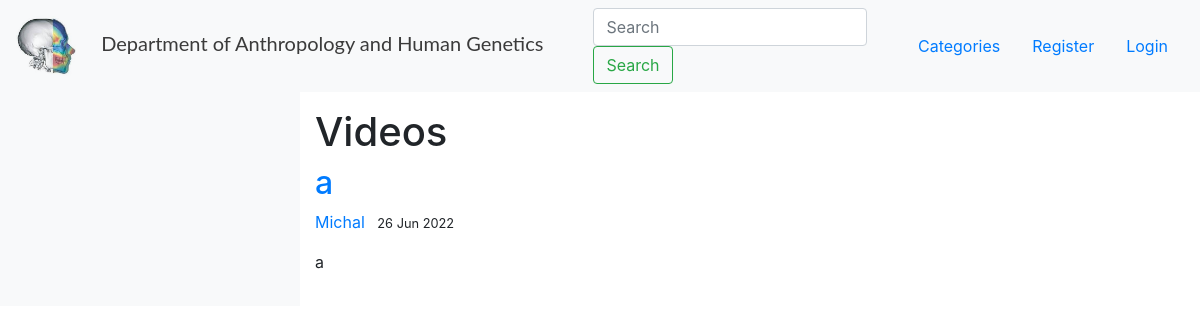
Before: /category/Videos/ with the older database file.
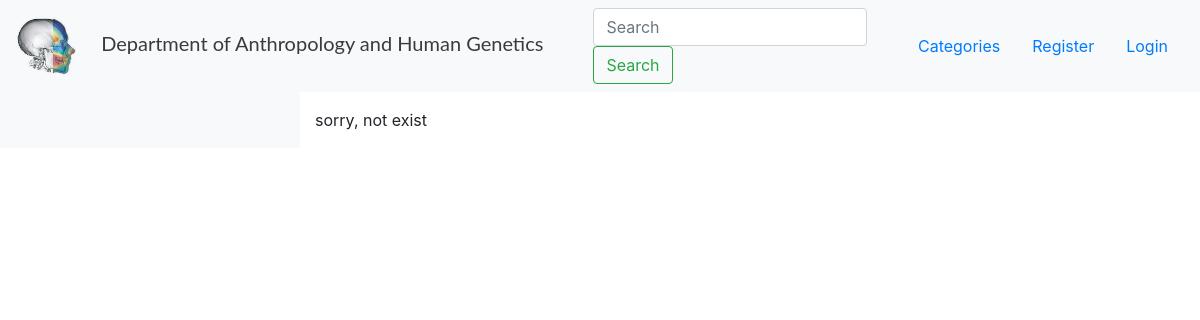
After: the same page with the newer database file.
### blog/models.py (models this page shows, shortened)
class Post(models.Model):
    title = models.CharField(max_length=200, unique=True)
    slug = models.SlugField(max_length=200, unique=True)
    author = models.ForeignKey(User, on_delete= models.CASCADE)
    updated_on = models.DateTimeField(auto_now= True)
    content = RichTextField(blank=True, null=True)
    created_on = models.DateTimeField(auto_now_add=True)
    status = models.IntegerField(choices=STATUS, default=1)
    article_image = models.ImageField(null = True, blank = True, upload_to = "images/")
    thumbnail_image = models.ImageField(null = True, blank = True, upload_to = "images/")
    category = models.CharField(max_length=255, default="News")
    likes = models.ManyToManyField(User, related_name='blog_posts')
    class Meta:
        ordering = ['-created_on']

### blog/views.py (the view)
# urls.py: path('category/<str:cats>/', views.CategoryView, name='category'),
def CategoryView(request, cats):
    category_posts = Post.objects.filter(category=cats, status=1)
    return render(request, 'blog/categories.html', {'cats':cats, 'category_posts':category_posts})

### blog/templates/blog/categories.html (shortened to what this page needs)
{% extends "blog/base.html" %}
{% load static %}
{% block content %}
    {% if category_posts %}
        <h1>{{ cats }}</h1>
        {% for post in category_posts %}
            <article class="media content-section">
                <div class="media-body">
                    <div class="article-metadata">
                        <h2><a class="article-title" href="{% url 'article-detail' post.pk %}">{{ post.title }}</a></h2>
                    </div>
                    <a class="mr-2" href="#">{{ post.author }}</a>
                    <small class="mr-2">{{ post.created_on|date:'d M Y' }}</small>
                    <p class="article-content">{{ post.content|truncatewords:20|safe|linebreaksbr }}</p>
                </div>
            </article>
        {% endfor %}
    {% else %}
        sorry, not exist
    {% endif %}
{% endblock content %}

Changed rows visible on the page:
removed Post: category "Videos", title "a", author "Michal", created_on "26 Jun 2022", content "a"
Other visible differences:
text now shown: "sorry, not exist"
